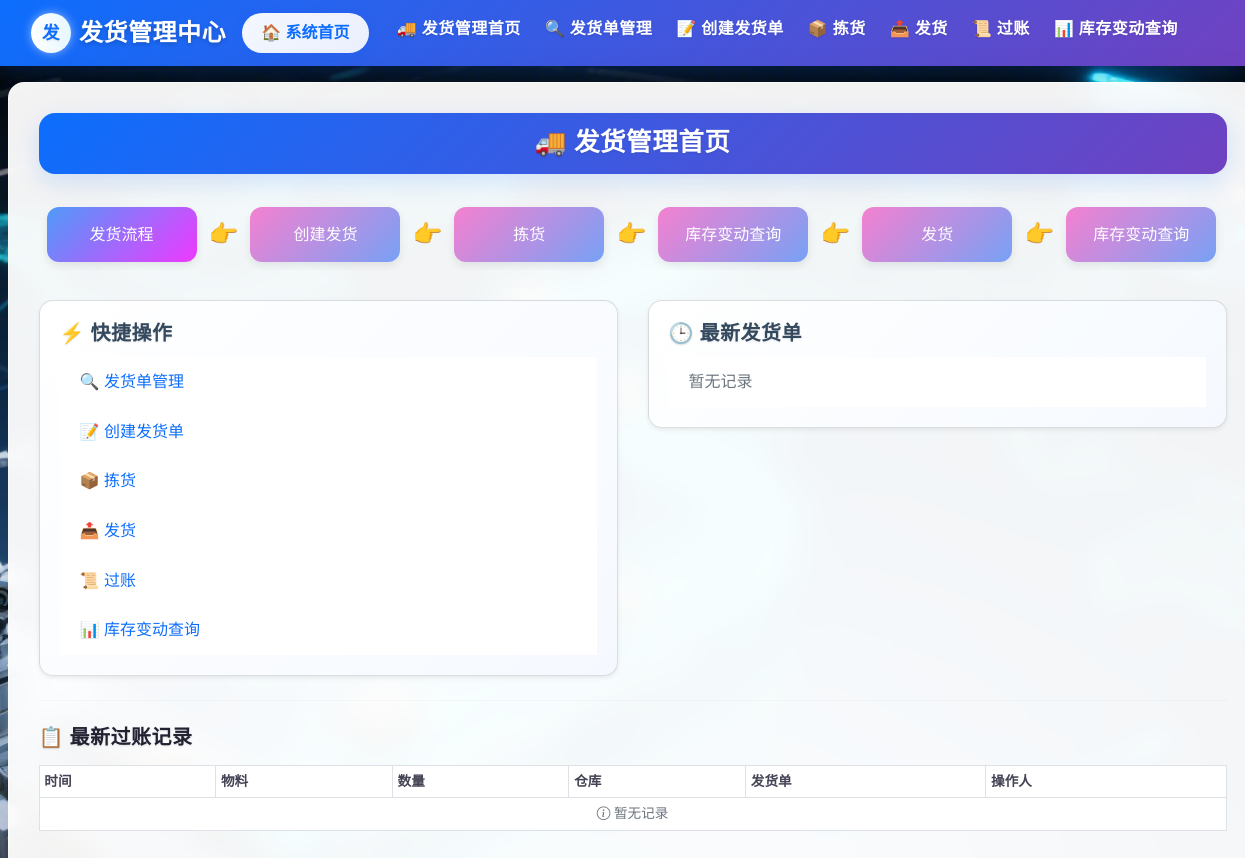
The page /delivery/ (signed in) on the database as committed earlier.
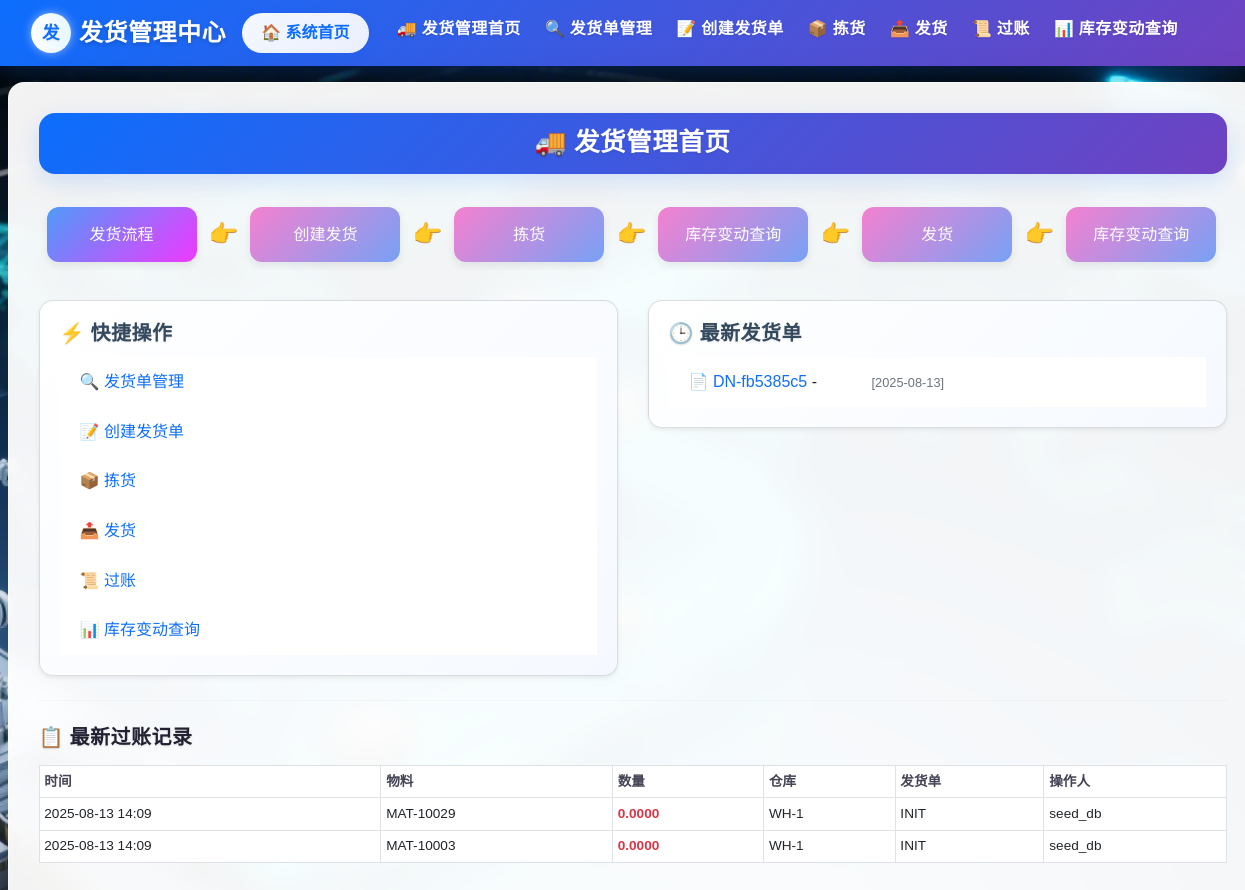
The same page on the database as committed later.
### delivery/models.py (models this page shows)
class DeliveryNote(db.Model):
    __tablename__ = 'DeliveryNote'
    delivery_note_id = db.Column(db.String(255), primary_key=True)
    picking_task_id = db.Column(db.String(255), db.ForeignKey('PickingTask.task_id'), nullable=False)
    sales_order_id = db.Column(db.String(255), db.ForeignKey('SalesOrder.sales_order_id'), nullable=False)
    delivery_date = db.Column(db.DateTime, nullable=False)
    warehouse_code = db.Column(db.String(255), nullable=False)
    status = db.Column(db.Enum(
        '已创建',
        '已拣货',
        '已发货',
        '已过账',
        '已取消'
    ), default='已创建', nullable=False)
    posted_by = db.Column(db.String(255))
    posted_at = db.Column(db.DateTime)
    created_by = db.Column(db.String(255))
    remarks = db.Column(db.Text)
    items = db.relationship('DeliveryItem', backref='delivery_note', cascade='all, delete-orphan', lazy=True)
    sales_order = db.relationship('SalesOrder', backref='delivery_notes')
    picking_task = db.relationship('PickingTask', backref='delivery_note')
    VALID_TRANSITIONS = {
    '已创建': ['已拣货', '已取消'],
    '已拣货': ['已发货', '已取消'],
    '已发货': ['已过账'],
    '已过账': [],
    '已取消': []
    }

class StockChangeLog(db.Model):
    __tablename__ = 'StockChangeLog'
    id = db.Column(db.Integer, primary_key=True)
    material_id = db.Column(db.String(255), db.ForeignKey('Material.material_id'), nullable=False)
    change_time = db.Column(db.DateTime, default=datetime.now)
    change_type = db.Column(db.String(50), nullable=False)  # '发货', '拣货' 或 '其他'
    quantity_change = db.Column(db.Numeric(18, 4), nullable=False)
    before_available = db.Column(db.Numeric(18, 4))
    after_available = db.Column(db.Numeric(18, 4))
    before_allocated = db.Column(db.Numeric(18, 4))
    after_allocated = db.Column(db.Numeric(18, 4))
    before_physical = db.Column(db.Numeric(18, 4))
    after_physical = db.Column(db.Numeric(18, 4))
    before_pending_outbound = db.Column(db.Numeric(18, 4))
    after_pending_outbound = db.Column(db.Numeric(18, 4))
    reference_doc = db.Column(db.String(255))
    operator = db.Column(db.String(255))
    warehouse_code = db.Column(db.String(255))
    material = db.relationship('Material', backref='stock_changes')

### delivery/views.py (the view)
@delivery_bp.route('/')
@login_required
def delivery_home():
    statuses = ['已创建', '待拣货', '已拣货',  '已发货', '已过账', '已取消']
    rows = db.session.query(DeliveryNote.status, func.count(DeliveryNote.delivery_note_id)).group_by(DeliveryNote.status).all()
    counts_dict = dict(rows)
    status_counts = {status: counts_dict.get(status, 0) for status in statuses}
    recent_deliveries = DeliveryNote.query.order_by(DeliveryNote.delivery_date.desc()).limit(5).all()
    recent_changes = StockChangeLog.query.order_by(StockChangeLog.change_time.desc()).limit(5).all()
    return render_template('delivery/home.html',
                           status_counts=status_counts,
                           recent_deliveries=recent_deliveries,
                           recent_changes=recent_changes)

### app.py (called while the page is built)
@login_manager.user_loader
def load_user(user_id):
    return User.query.get(user_id)

### templates/delivery/home.html (shortened to what this page needs)
{% extends 'delivery/base.html' %}
{% block content %}
<div class="form-title-container">
    <h1 class="form-title">
      🚚 发货管理首页
    </h1>
</div>
<div class="workflow-steps animate-fade">
  <div class="step-card" style="background: linear-gradient(135deg, #358df9dd, #ee39ff);">发货流程</div>
  <div class="step-arrow">👉</div>
  <a href="{{ url_for('delivery.create_delivery') }}">
    <div class="step-card" >创建发货</div>
  </a>
  <div class="step-arrow">👉</div>
  <a href="{{ url_for('delivery.picking_task_list') }}">
    <div class="step-card">拣货</div>
  </a>
  <div class="step-arrow">👉</div>
  <a href="{{ url_for('delivery.inventory_movement') }}">
    <div class="step-card">库存变动查询</div>
  </a>
  <div class="step-arrow">👉</div>
  <a href="{{ url_for('delivery.shipment_list') }}">
    <div class="step-card">发货</div>
  </a>
  <div class="step-arrow">👉</div>
  <a href="{{ url_for('delivery.inventory_movement') }}">
    <div class="step-card">库存变动查询</div>
  </a>
</div>
<div class="row g-9">
  <div class="col-md-6">
    <div class="card shadow-sm">
      <div class="card-body">
        <h5 class="card-title">⚡ 快捷操作</h5>
        <ul class="list-group list-group-flush">
          <li class="list-group-item"><a href="{{ url_for('delivery.delivery_list') }}">🔍 发货单管理</a></li>
          <li class="list-group-item"><a href="{{ url_for('delivery.create_delivery') }}">📝 创建发货单</a></li>
          <li class="list-group-item"><a href="{{ url_for('delivery.picking_task_list') }}">📦 拣货</a></li>
          <li class="list-group-item"><a href="{{ url_for('delivery.shipment_list') }}">📤 发货</a></li>
          <li class="list-group-item"><a href="{{ url_for('delivery.post_list') }}">📜 过账</a></li>
          <li class="list-group-item"><a href="{{ url_for('delivery.inventory_movement') }}">📊 库存变动查询</a></li>
        </ul>
      </div>
    </div>
  </div>
  <div class="col-md-6">
    <div class="card shadow-sm">
      <div class="card-body">
        <h5 class="card-title">🕒 最新发货单</h5>
        <ul class="list-group list-group-flush">
          {% for d in recent_deliveries %}
          <li class="list-group-item">
            <a href="{{ url_for('delivery.delivery_detail', delivery_id=d.delivery_note_id) }}">
              📄 {{ d.delivery_note_id }}
            </a> -
            <span class="badge badge-status-{{ d.status|replace(' ', '-')|lower }}">{{ d.status }}</span>
            <small class="text-muted">[{{ d.delivery_date.strftime('%Y-%m-%d') }}]</small>
          </li>
          {% else %}
          <li class="list-group-item text-muted">暂无记录</li>
          {% endfor %}
        </ul>
      </div>
    </div>
  </div>
</div>
<hr class="my-4">
<h5 class="fw-bold mb-3">📋 最新过账记录</h5>
<div class="table-responsive">
  <table class="table table-sm table-hover align-middle table-bordered">
    <thead>
      <tr>
        <th>时间</th>
        <th>物料</th>
        <th>数量</th>
        <th>仓库</th>
        <th>发货单</th>
        <th>操作人</th>
      </tr>
    </thead>
    <tbody>
      {% for c in recent_changes %}
      <tr>
        <td>{{ c.change_time.strftime('%Y-%m-%d %H:%M') }}</td>
        <td>{{ c.material_id }}</td>
        <td class="text-danger">{{ c.quantity_change }}</td>
        <td>{{ c.warehouse_code }}</td>
        <td>{{ c.reference_doc or '-' }}</td>
        <td>{{ c.operator }}</td>
      </tr>
      {% else %}
      <tr>
        <td colspan="6" class="text-muted text-center">
          <i class="bi bi-info-circle"></i> 暂无记录
        </td>
      </tr>
      {% endfor %}
    </tbody>
  </table>
</div>
{% endblock %}

Rows that differ between the two databases and show on the page:
added DeliveryNote: delivery_note_id "DN-fb5385c5", delivery_date "2025-08-13"
added StockChangeLog: change_time "2025-08-13 14:09", material_id "MAT-10029", quantity_change "0.0000", warehouse_code "WH-1", reference_doc "INIT", operator "seed_db"
added StockChangeLog: change_time "2025-08-13 14:09", material_id "MAT-10003", quantity_change "0.0000", warehouse_code "WH-1", reference_doc "INIT", operator "seed_db"
Other text that changed with them:
text no longer shown: "暂无记录 暂无记录"
